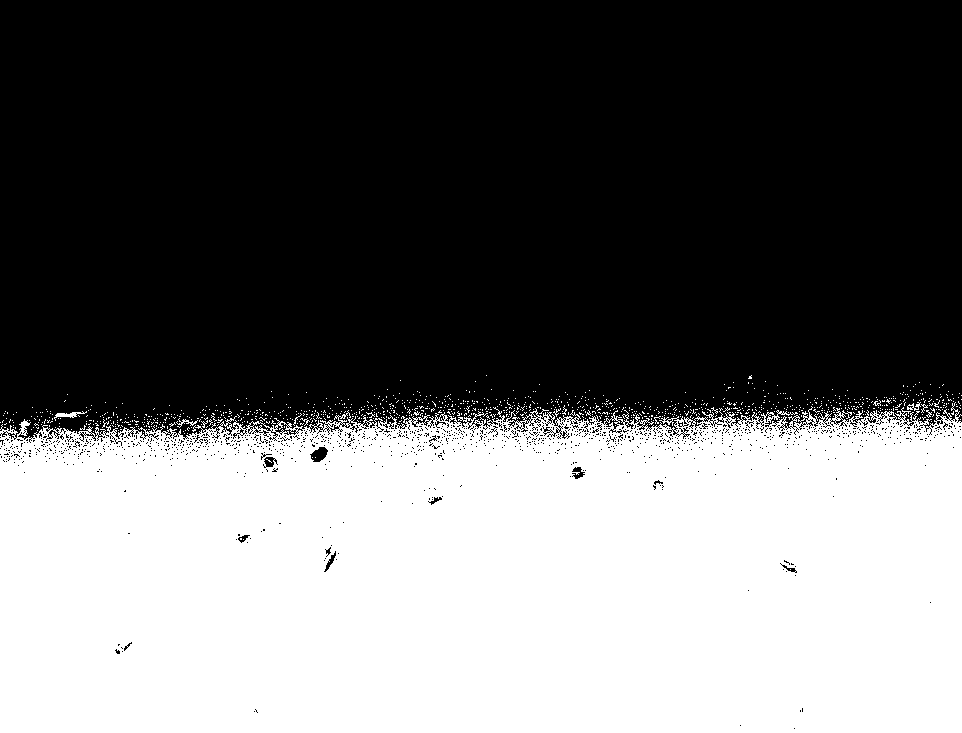
#> input picture gradients/down1.tif, 962 x 733 px, shrunk from 1344 x 1024 before the run, found by its file name
$ python average_gradient.py
#> lines starting #> are read from the running program, lines starting #| are printed output that depends on the picture
import cv2 as cv
import scipy.interpolate
from skimage.io import imread, imshow, show
import matplotlib.pyplot as plt
import numpy as np

img = imread( "gradients/down1.tif");
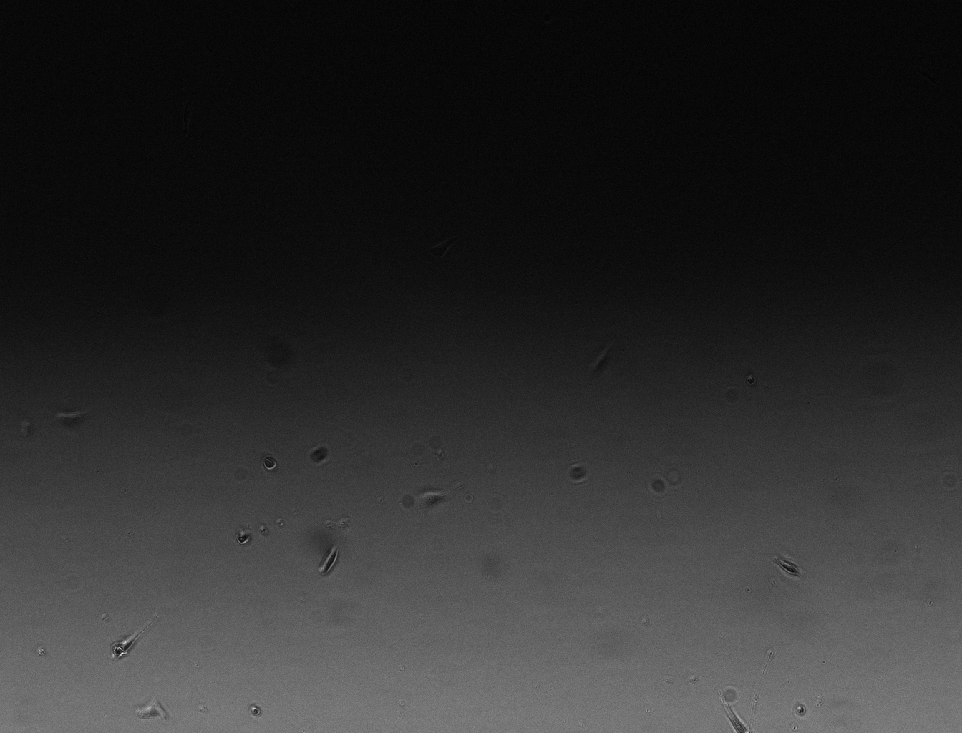
#> img: shape (733, 962) uint16; min 199, max 508, mean 254.1; drawn with min black and max white
xdiff = 40;
# [8 lines of commented-out code are left out]

img = cv.GaussianBlur(img,(15,15),0);
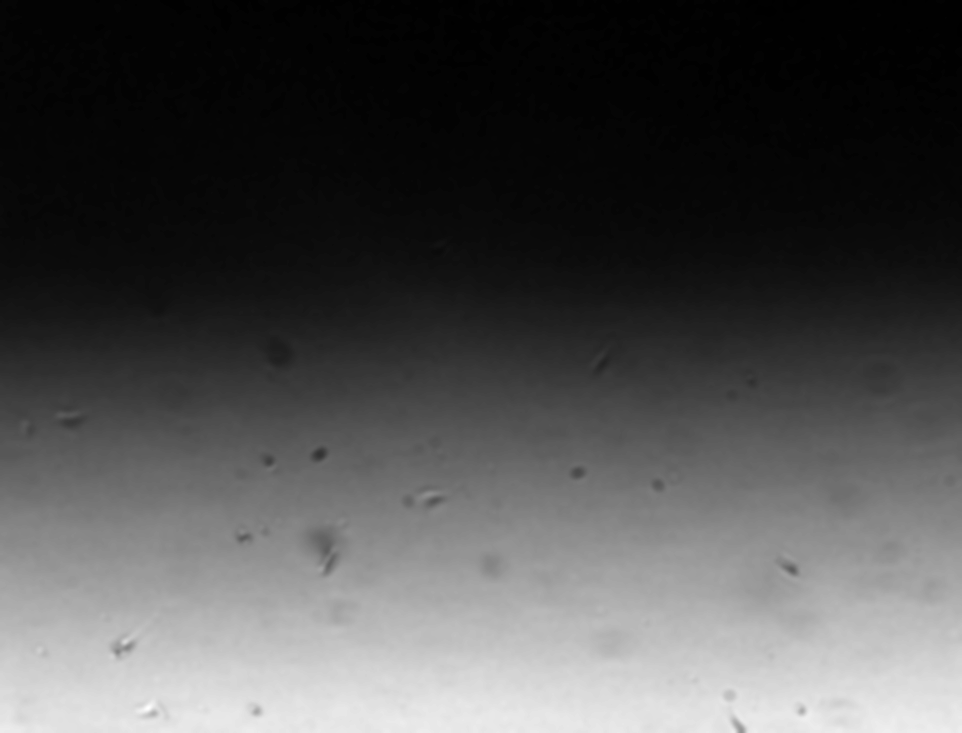
#> img: shape (733, 962) uint16; min 208, max 357, mean 254.1; drawn with min black and max white

sobelx = cv.Sobel(img,cv.CV_64F,1,0,ksize=11)
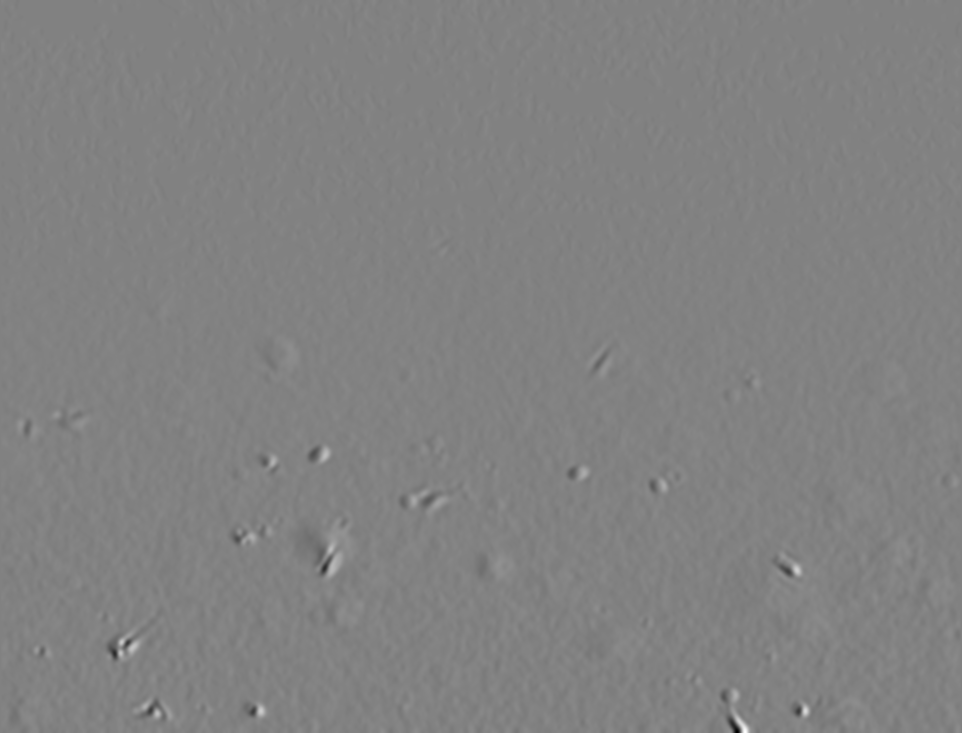
#> sobelx: shape (733, 962) float64; min -4069384, max 3914450, mean 1447.7; drawn with min black and max white
sobely = cv.Sobel(img,cv.CV_64F,0,1,ksize=11)
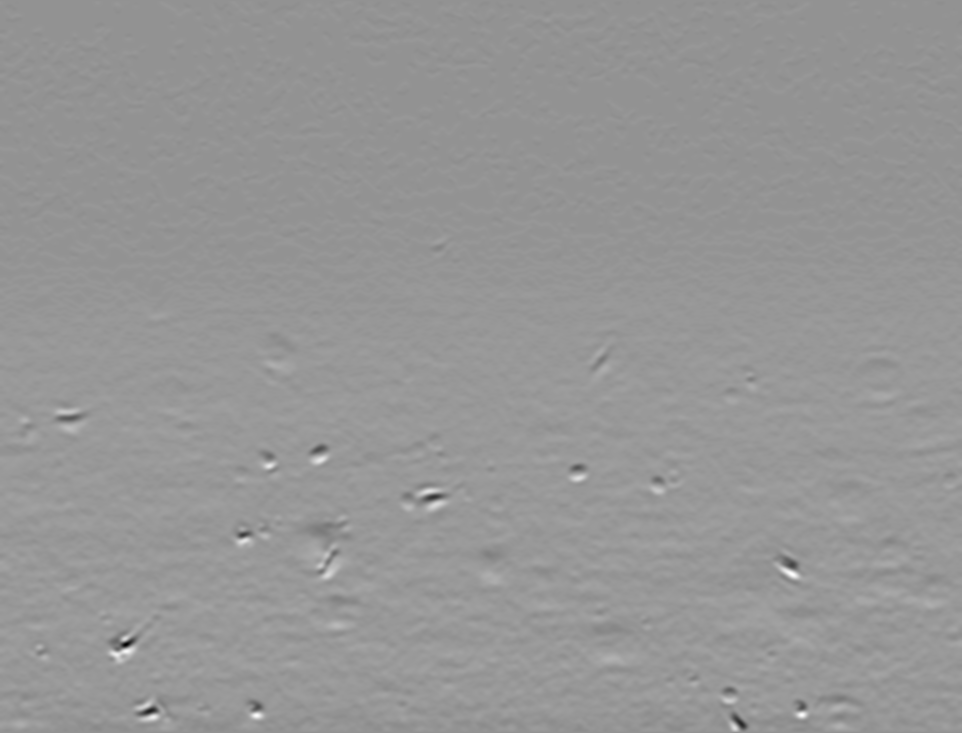
#> sobely: shape (733, 962) float64; min -3932222, max 2891571, mean 95341.8; drawn with min black and max white

# print(sobelx.shape);

fig = plt.figure()
imfig = fig.add_subplot(2,4,1)
imfig.imshow(img,cmap="gray");
imfig.set_title("down3");
imAxes = imfig.axes;

xfig = fig.add_subplot(2,4,2)
xfig.imshow(sobelx,cmap="gray");
xfig.set_title("sobelx");
xAxes = xfig.axes;

yfig = fig.add_subplot(2,4,3)
yfig.imshow(sobely,cmap="gray");
yfig.set_title("sobely");
yAxes = yfig.axes;


xDat = np.average(img,0);
#> xDat = 962 values, max 256 at index 958, min 252.3 at index 118, mean 254.1
xX = np.arange(img.shape[1])
#> xX = 962 values from 0 to 961
xCurve = fig.add_subplot(2,4,5);
plt.plot(xDat);

yDat = np.average(img,1);
#> yDat = 733 values, max 342.7 at index 732, min 209.3 at index 8, mean 254.1
yX = np.arange(img.shape[0])
#> yX = 733 values from 0 to 732
yCurve = fig.add_subplot(2,4,6);
plt.plot(yDat);

### calculate windowed (averaged across )


xInterpolation = scipy.interpolate.CubicSpline(xX,xDat)
smallXX = np.arange(0,img.shape[1],0.1)
#> smallXX = 9620 values from 0 to 961.9
xCurve.plot(smallXX,xInterpolation(smallXX),"k--")

yInterpolation = scipy.interpolate.CubicSpline(yX,yDat)
smallYY = np.arange(0,img.shape[0],0.1)
#> smallYY = 7330 values from 0 to 732.9
yCurve.plot(smallYY,yInterpolation(smallYY),"k--")

crossRadius = 5
def crossMultiply(x,y):
    print(x);
    print(y);
    return np.sqrt(np.multiply(xInterpolation(x),yInterpolation(y)));
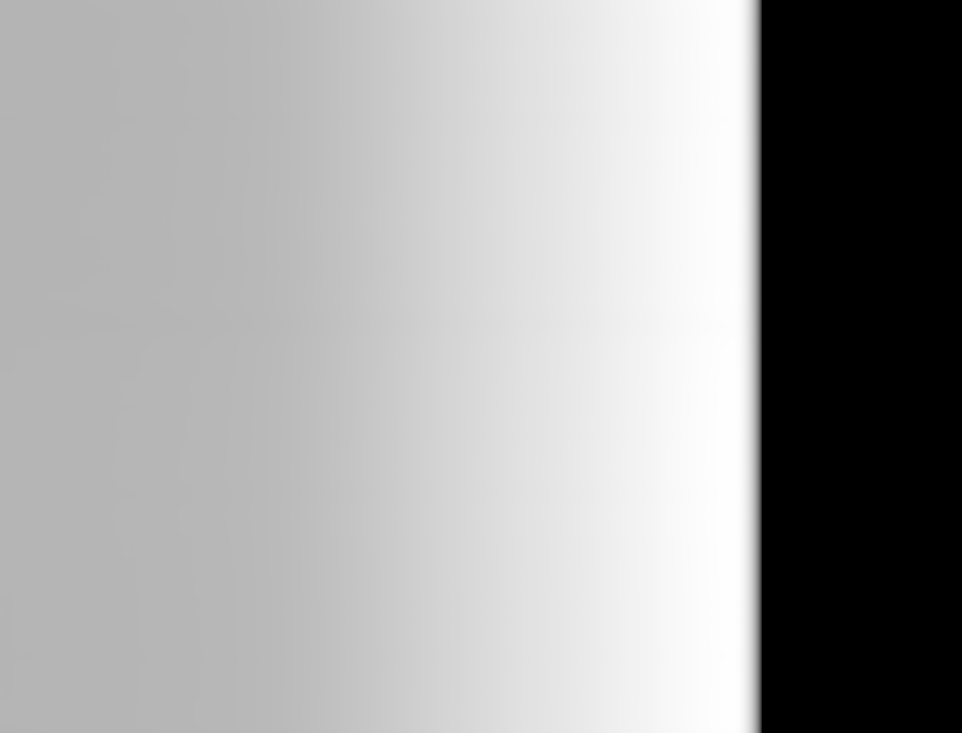
#> returned value: shape (733, 962) float64; 20.69% of the values are NaN or infinite; the others: min 71.86, max 295.6, mean 252.7; drawn with min black, max white, NaN and infinite black
    #return np.sqrt(np.multiply(np.average(xDat[int(x-crossRadius):int(x+crossRadius)]),np.average(yDat[int(y-crossRadius):int(y+crossRadius)])));

def crossAverage(x,y):
    return np.average((xInterpolation(x),yInterpolation(y)),0);

def crossSumSq(x,y):
    return np.sqrt(np.power(xInterpolation(x),2) + np.power(yInterpolation(y),2));

fig.add_subplot(2,4,7);
crossmultiply = np.fromfunction(crossMultiply,img.shape);
plt.imshow(crossmultiply,cmap="gray");


radius = 5
def squareIntensity(x,y):
    x = int(x);
    y = img.shape[0] - int(y);
    return np.average(img[max(y-radius,0):min(y+radius,img.shape[0]),max(x-radius,0):min(x+radius,img.shape[1])]);

# def


imdiff = img - crossmultiply;
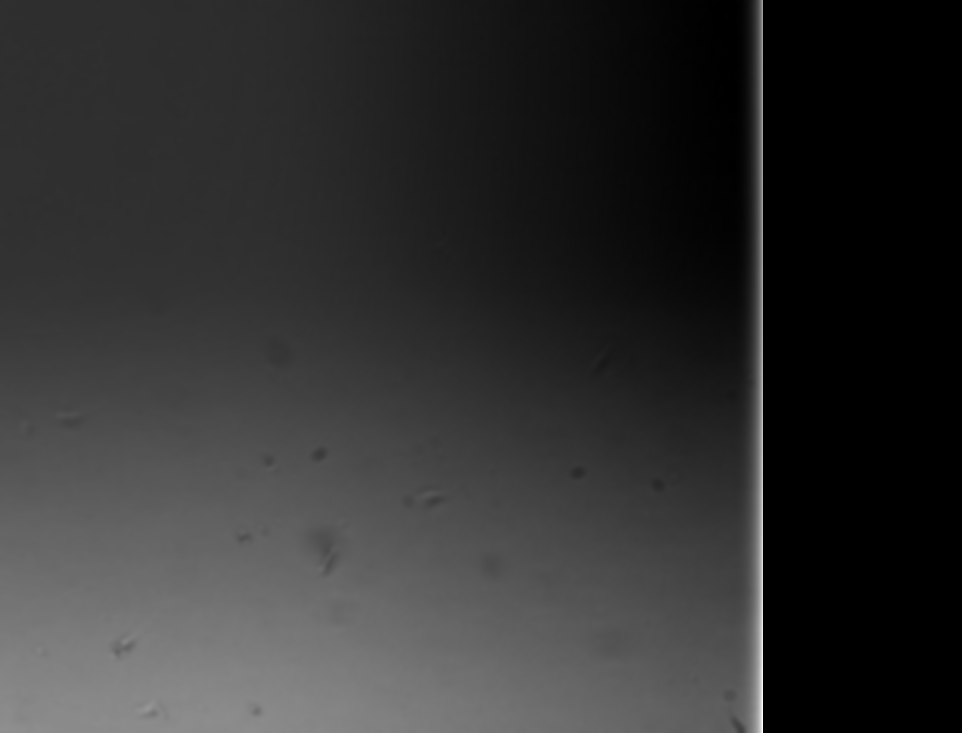
#> imdiff: shape (733, 962) float64; 20.69% of the values are NaN or infinite; the others: min -85.62, max 271.8, mean 1.11; drawn with min black, max white, NaN and infinite black
fig.add_subplot(2,4,8);
plt.imshow(imdiff);
diff = np.average(np.abs(imdiff))/np.std(img);
#> diff = nan
print(diff);
#| nan


grad_out = fig.add_subplot(2,4,4);

def g(a,x1,x2):
    x1 = max(x1,0);
    x2 = min(x2,a.shape[0]-1);
    return (a[x2]-a[x1])/(x2-x1);

def print_event(event):
    # print(event);
    # print(event.x,event.y,event.xdata,event.ydata);
    try:
        if event.inaxes == imAxes:
            imx = int(event.xdata);
            imy = int(event.ydata);
            # [6 lines of commented-out code are left out]
            print("x:",xInterpolation(event.xdata,1),"y:",yInterpolation(event.ydata,1),"midpoint:",yInterpolation(event.ydata));
    except Exception as e:
        print(e);
        pass;

cid = fig.canvas.mpl_connect('button_press_event', print_event)


plt.show();
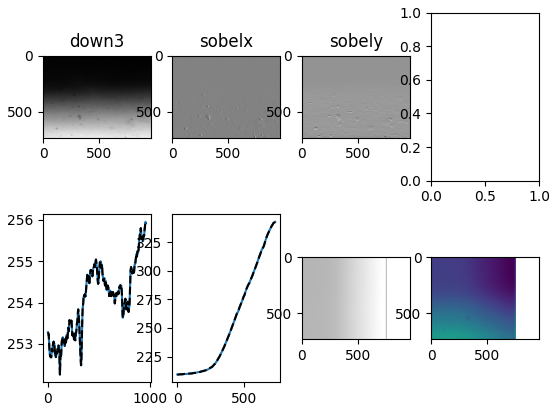
#> figure drawn by matplotlib, 7 panels; panel 4: curve peaks at x = 958, y = 256; panel 4: curve peaks at x = 958, y = 256; panel 5: curve peaks at x = 732, y = 342.7; panel 5: curve peaks at x = 731.9, y = 342.7
